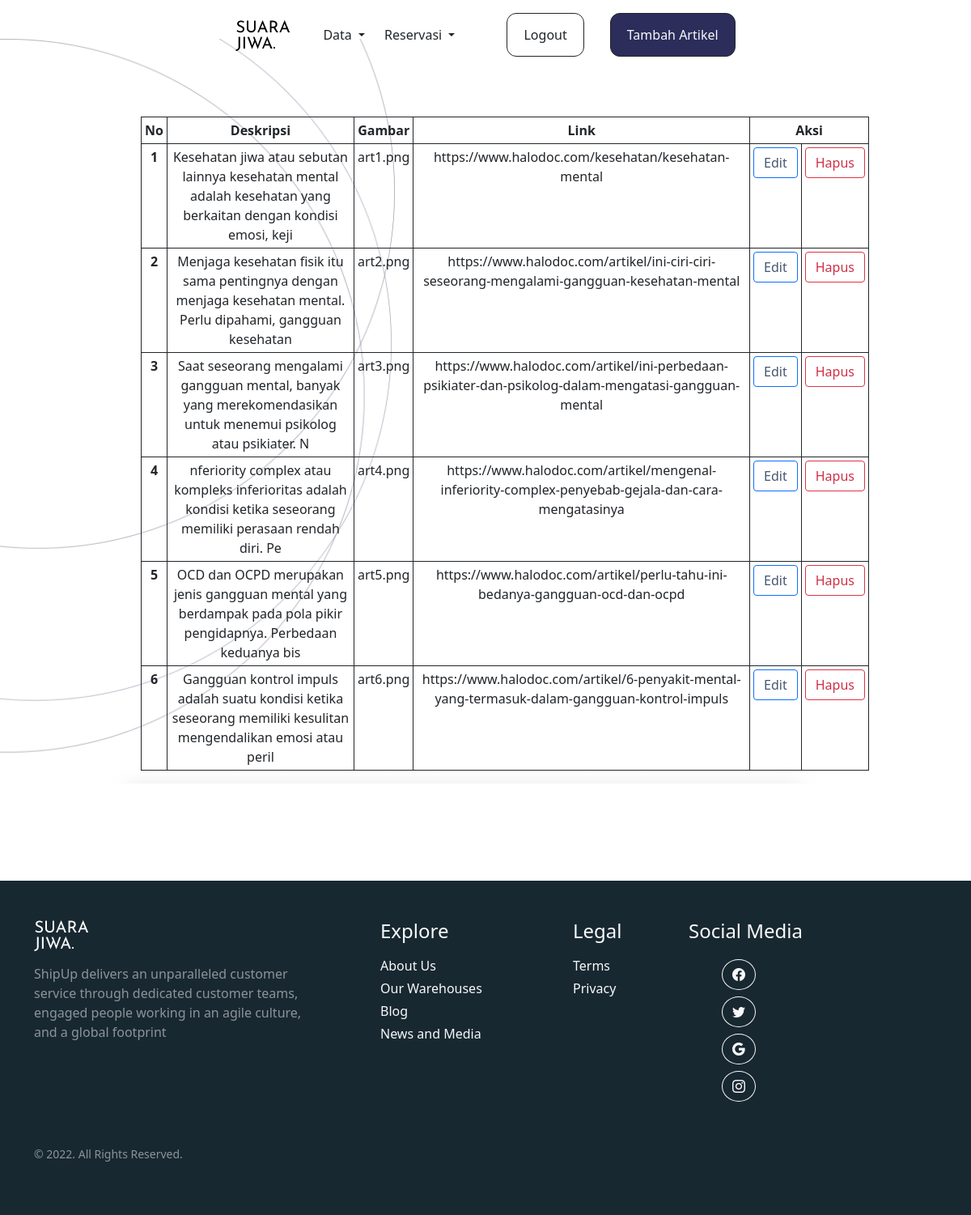
Page /admin/DArtikel.php (signed in) on the committed database.
### tables this page shows
CREATE TABLE `artikel` (
  `id_art` int(3) NOT NULL,
  `gambar_art` varchar(111) NOT NULL,
  `desk_art` varchar(111) NOT NULL,
  `link` varchar(111) NOT NULL
);

### admin/DArtikel.php (the view, shortened to what this page needs)
<!DOCTYPE html>
<html lang="en">
  <?php include '../tmplt/headAd.php'; ?>
  <body class="overflow-x-hidden">
    <?php include '../tmplt/navAdmin.php'; ?>
    <section class=" mb-5 mt-5 pt-5 d-flex justify-content-center align-items-center" style="background-image: url(../gambar/bg.jpg); background-size: cover;">
    <table class="table table-bordered table-sm ms-5 w-75 border-dark mt-5 text-center">
  <thead>
    <tr>
      <th scope="col">No</th>
      <th scope="col">Deskripsi</th>
      <th scope="col">Gambar</th>
      <th scope="col">Link</th>
      <th colspan="2">Aksi</th>
    </tr>
  </thead>
  <tbody>
<?php
include '../koneksi.php';
$no = 1;
$data = mysqli_query($connect,"select * from Artikel");
while($d = mysqli_fetch_array($data)){
?>
    <tr>
      <th scope="row"><?php echo $no++; ?></th>
        <td><?php echo $d['desk_art']; ?></td>
        <td><?php echo $d['gambar_art']; ?></td>
        <td><?php echo $d['link']; ?></td>
      <td><button type='button' class='btn btn-outline-primary'><a style='text-decoration: none; color:#465771;' href='updateArt.php?id_art=<?=$d["id_art"]?>'>Edit</a></button></td>
        <td><button type='button' class='btn btn-outline-danger'><a style='text-decoration: none;color:#ce3046;' onclick="return confirm('Apakah anda yakin?');" href='hapus.php?id_art=<?=$d["id_art"]?>'>Hapus</a></button></td>
    </tr>
<?php
}
?>
  </tbody>
</table>
    </section>
    <br><br><br>
      <?php include '../tmplt/footer.php';?>
  </body>
</html>

### rows in the picture
artikel: desk_art "Kesehatan jiwa atau sebutan lainnya kesehatan mental adalah kesehatan yang berkaitan dengan kondisi emosi, keji", gambar_art "art1.png", link "https://www.halodoc.com/kesehatan/kesehatan-mental"
artikel: desk_art "Menjaga kesehatan fisik itu sama pentingnya dengan menjaga kesehatan mental. Perlu dipahami, gangguan kesehatan", gambar_art "art2.png", link "https://www.halodoc.com/artikel/ini-ciri-ciri-seseorang-mengalami-gangguan-kesehatan-mental"
artikel: desk_art "Saat seseorang mengalami gangguan mental, banyak yang merekomendasikan untuk menemui psikolog atau psikiater. N", gambar_art "art3.png", link "https://www.halodoc.com/artikel/ini-perbedaan-psikiater-dan-psikolog-dalam-mengatasi-gangguan-mental"
artikel: desk_art "nferiority complex atau kompleks inferioritas adalah kondisi ketika seseorang memiliki perasaan rendah diri. Pe", gambar_art "art4.png", link "https://www.halodoc.com/artikel/mengenal-inferiority-complex-penyebab-gejala-dan-cara-mengatasinya"
artikel: desk_art "OCD dan OCPD merupakan jenis gangguan mental yang berdampak pada pola pikir pengidapnya. Perbedaan keduanya bis", gambar_art "art5.png", link "https://www.halodoc.com/artikel/perlu-tahu-ini-bedanya-gangguan-ocd-dan-ocpd"
artikel: desk_art "Gangguan kontrol impuls adalah suatu kondisi ketika seseorang memiliki kesulitan mengendalikan emosi atau peril", gambar_art "art6.png", link "https://www.halodoc.com/artikel/6-penyakit-mental-yang-termasuk-dalam-gangguan-kontrol-impuls"
